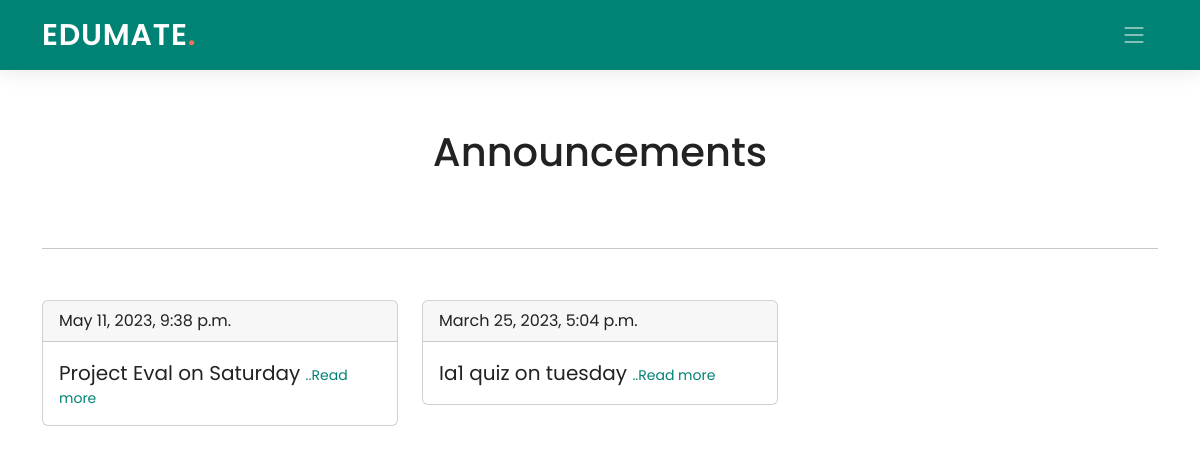
Page /student/1/classroom/PPJ8YI/announcement/ on the committed database.
### Teacher/models.py (models this page shows, shortened)
class Announcements(models.Model):
    ann_id = models.AutoField(primary_key=True)
    teach_id = models.ForeignKey("Edumate_app.Teachers", on_delete=models.CASCADE, blank=True, null=True)
    class_code = models.ForeignKey(ClassTeachers, on_delete=models.CASCADE, blank=True, null=True)
    announce_data = models.CharField(max_length=1000)
    date = models.DateTimeField(default=datetime.now)
    class Meta:
        db_table = "Announcements"

### Student/views.py (the view)
# urls.py: path('classroom/<pk2>/announcement/', views.announcement_stud, name='announcement_stud'),
def announcement_stud(request, pk, pk2):
    announcements = Announcements.objects.filter(class_code = pk2).order_by('-date')
    return render(request, 'Student/announcement_student.html', {'pk': pk, 'pk2': pk2, 'announcements': announcements})

### Student/templates/Student/announcement_student.html (shortened to what this page needs)
{% extends './base_student.html' %}
{% load static %}
{% block styles %}
<link href="{% static 'Student/assets/css/announcement_student.css' %}" rel="stylesheet">
{% endblock styles %}
{% block navbar %}
  <header id="header" class="header d-flex align-items-center">
    <div class="container-fluid container-xl d-flex align-items-center justify-content-between">
      <a href="#" class="logo d-flex align-items-center">
        <h1>EDUMATE<span>.</span></h1>
      </a>
      <i class="mobile-nav-toggle mobile-nav-show bi bi-list"></i>
    </div>
  </header>
  {% endblock navbar %}
{% block content %}
    <div class="container">
        <h1 class="centerHeader">Announcements</h1>
        <br><br><hr><br>
      <div class="row row-content">
        {% for i in announcements %}
        <div style="margin-top: 1%" class="col-md-4">
            <div class="card">
                <div class="card-header">
                    {{ i.date }}
                </div>
                <div class="card-body">
                    <blockquote class="blockquote mb-0">
                    <p style="text-overflow: ellipsis; word-wrap: nowrap; overflow: hidden">{{ i.announce_data|slice:":50" }} <a href="#" data-bs-toggle="modal" data-bs-target="#exampleModalAnnounce{{forloop.counter}}" style="font-size: 0.875rem;">..Read more</a> </p>
                    </blockquote>
                </div>
            </div>
        </div>
        {% endfor %}
    </div>
      <br>
      <br><br><br>
    </div>
{% endblock content %}

### Edumate_app/static/Edumate_app/assets/css/index.css (style rules this page uses)
:root { --font-default: "Open Sans", system-ui, -apple-system, "Segoe UI", Roboto, "Helvetica Neue", Arial, "Noto Sans", "Liberation Sans", sans-serif, "Apple Color Emoji", "Segoe UI Emoji", "Segoe UI Symbol", "Noto Color Emoji"; --font-primary: "Poppins", sans-serif; --font-secondary: "Poppins", sans-serif; }
:root { --color-default: #222222; --color-primary: #008374; --color-secondary: #f85a40; }
:root { scroll-behavior: smooth; }
body { font-family: var(--font-primary); color: var(--color-default); }
a { color: var(--color-primary); text-decoration: none; }
h1, h2, h3, h4, h5, h6 { font-family: var(--font-primary); }
.header { z-index: 997; height: 90px; background-color: var(--color-primary); }
.header.sticked { position: fixed; top: 0; right: 0; left: 0; height: 70px; box-shadow: 0px 2px 20px rgba(0, 0, 0, 0.1); }
.header .logo h1 { font-size: 30px; margin: 0; font-weight: 600; letter-spacing: 0.8px; color: #fff; font-family: var(--font-primary); }
.header .logo h1 span { color: #f96f59; }
@media (max-width: 1279px) { .mobile-nav-show { color: rgba(255, 255, 255, 0.6); font-size: 28px; cursor: pointer; line-height: 0; transition: 0.5s; z-index: 9999; margin-right: 10px; } }

### Student/static/Student/assets/css/announcement_student.css (style rules this page uses)
.centerHeader { margin-top: 10vh; display: flex; flex-direction: row; flex-wrap: nowrap; align-items: center; justify-content: center; }

### rows in the picture
Announcements: date "May 11, 2023, 9:38 p.m.", announce_data "Project Eval on Saturday"
Announcements: date "March 25, 2023, 5:04 p.m.", announce_data "Ia1 quiz on tuesday"
